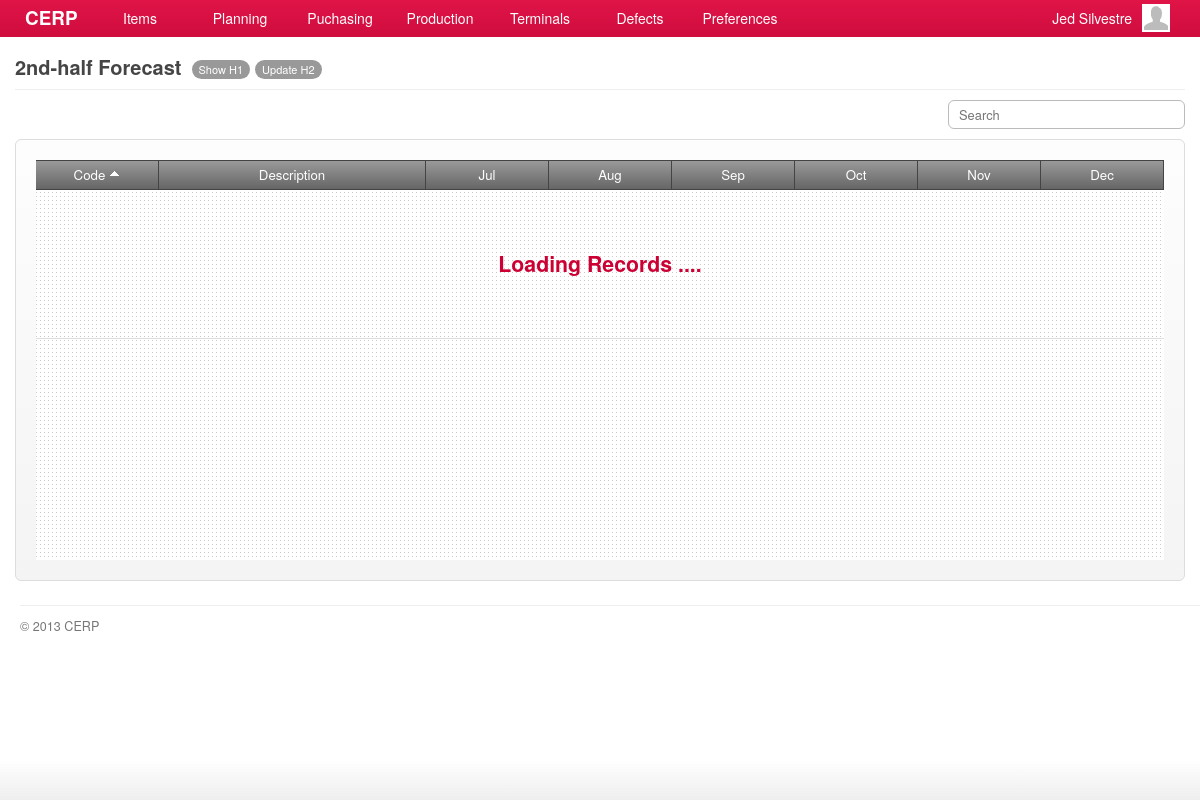
/account/forecast-calendar-h2-show.php (signed in), run on the app's committed database.
### tables this page shows
CREATE TABLE `capabilities` (
  `id` int(11) NOT NULL AUTO_INCREMENT,
  `title` varchar(45) DEFAULT NULL,
  `name` varchar(45) DEFAULT NULL,
  `capability` varchar(45) DEFAULT NULL,
  `url` varchar(45) DEFAULT NULL,
  `parent` int(11) DEFAULT NULL,
  PRIMARY KEY (`id`)
);

### include/general.class.php (called while the page is built, shortened)
<?php
require('database.class.php');
require('capabilities.class.php');
require('role.class.php');
$DB				= new MySQL;
  $DB->database	= "cerpdb";
  $DB->username	= "cerpuser";
  $DB->password	= "cerpuser";
  $DB->hostname	= "localhost";
$Capabilities	= new Capabilities($DB);
$Signed			= $_SESSION['user'];
$Role		= new Role($DB, $Signed['id']);
?>

### include/role.class.php (called while the page is built, shortened)
<?php
class Role
{
	private $DB;
	private $user_id;
	function Role($db, $uid) {
  	$this->DB = $db;
		$this->user_id = $uid;
  }
	function isCapableByName($cap_name) {
		foreach ($this->getUserRoles() as $user_role) {
			$result = $this->DB->Find('role_capabilities', array(
						  			'columns' 		=> 'role_capabilities.*',
						  			'joins' => 'INNER JOIN capabilities ON capabilities.id = role_capabilities.capability_id',
						  	    'conditions' 	=> 'capabilities.capability="'. $cap_name .'" AND role_id='. $user_role['role_id']));
			if(isset($result)) {
				return TRUE;
			}
		}
	}
	function getUserRoles() {
		$result = $this->DB->Get('user_roles', array(
						  			'columns' 		=> 'user_roles.role_id, roles.name',
						  			'joins' => 'INNER JOIN roles ON roles.id = user_roles.role_id',
						  	    'conditions' 	=> 'user_roles.user_id='. $this->user_id));
		if(isset($result)) {
			return $result;
		}
	}
}

### include/database.class.php (called while the page is built, shortened)
<?php
class MySQL {
  public $username	= "cerpuser";
  public $password	= "cerpuser";
  public $hostname	= "localhost";
  public function Connect() {
    $conn = mysql_connect($this->hostname, $this->username, $this->password) or die("<br/><span class='notice'><p class='error'><strong>ERROR!</strong> Unable to connect to MySQL! </p></span>");
    return $conn;
  }
  public function Query($sql) {
  	$conn = $this->Connect();
    $result = mysql_query($sql, $conn);
	return $result;
  }
	function Find($table, $args='') {
  	if (isset($args)) {
  	  $args['columns'] = (isset($args['columns']) ? $args['columns'] : '*');
  	  $args['joins'] = (isset($args['joins']) ? $args['joins'] : '');
	 	 	$args['conditions'] = ($args['conditions'] == '' ? '' : 'where '.$args['conditions']);
		}
		$sql = "SELECT ".$args['columns']." FROM ".$table." ".$args['joins']." ".$args['conditions'];
		$row = $this->IsEmpty($this->Query($sql));
		return mysql_fetch_array($row);
  }
  function Get($table, $args='') {
  	if (isset($args)) {
  	  $args['columns'] = (isset($args['columns']) ? $args['columns'] : '*');
  	  $args['joins'] = (isset($args['joins']) ? $args['joins'] : '');
		  $args['conditions'] = ($args['conditions'] == '' ? '' : 'WHERE '.$args['conditions']);
  	  $args['order'] = (isset($args['order']) ? ' ORDER BY '.$args['order'] : '');
  	  $args['limit'] = (isset($args['limit']) ? ' LIMIT '.$args['limit'] : '');
  	  $args['group'] = (isset($args['group']) ? ' GROUP BY '.$args['group'] : '');
		}
		$data = array();
		$sql = "SELECT ".$args['columns']." FROM ".$table." ".$args['joins']." ".$args['conditions']." ".$args['group']." ".$args['order']." ".$args['limit'];
		$result = $this->IsEmpty($this->Query($sql));
		if(!empty($result)) {
	      while ($row = mysql_fetch_array($result)) {
	        $data[] = $row;
	      }
		}
		return $data;
  }
  private function IsEmpty($result) {
    if(mysql_num_rows($result) > 0) return $result;
    return null;
  }
}

### include/capabilities.class.php (called while the page is built, shortened)
<?php
class Capabilities {
  private $DB;
	public $All;
	function Capabilities($db) {
		$this->DB = $db;
		$this->GetCapabilities();
	}
  function GetTitle() {
    global $capability_key;
	return $this->All[$capability_key]['title'];
  }
	function GetCapabilities() {
		$capabilities = $this->DB->Get('capabilities', array(
					  			'columns' 		=> 'id, capability, title, name, parent, url',
					  	    'conditions' 	=> 'parent IS NOT null ORDER BY parent'));
		$all = array();
		foreach ($capabilities as $cap) {
			$all[$cap['capability']] = array('title' => $cap['title'],'name' => $cap['name'], 'url' => $cap['url'], 'parent' => $cap['parent']);
		}
		$this->All = $all;
	}
}

### account/forecast-calendar-h2-show.php (the view, shortened to what this page needs)
<?php
  $capability_key = 'show_forecast_calendar_h2';
  require('header.php');
	$allowed = $Role->isCapableByName($capability_key);
	if(!$allowed) {
		require('inaccessible.php');
	}else{
?>
	<div id="page">
		<div id="page-title">
    	<h2>
      	<span class="title"><?php echo $Capabilities->GetTitle(); ?></span>
        <?php
				  echo '<a href="'.$Capabilities->All['show_forecast_calendar_h1']['url'].'" class="nav">'.$Capabilities->All['show_forecast_calendar_h1']['name'].'</a>';
				  echo '<a href="'.$Capabilities->All['edit_forecast_calendar_h2']['url'].'" class="nav">'.$Capabilities->All['edit_forecast_calendar_h2']['name'].'</a>';
				?>
      </h2>
		</div>
    <div id="content">
      <div class="search">
        <input type="text" id="keyword" name="keyword" class="keyword" placeholder="Search" />
      </div>
      <form id="form-name" action="<?php host($Capabilities->GetUrl()) ?>" method="POST" class="form-container">
				<div id="grid-products" class="grid jq-grid" style="min-height:400px;">
	        <table cellspacing="0" cellpadding="0">
	          <thead>
	            <tr>
	              <td width="110" class="border-right text-center"><a class="sort default active up" column="code">Code</a></td>
              	<td class="border-right text-center"><a class="sort" column="description">Description</a></td>
	              <td width="110" class="border-right text-center"><a>Jul</a></td>
	              <td width="110" class="border-right text-center"><a>Aug</a></td>
	              <td width="110" class="border-right text-center"><a>Sep</a></td>
	              <td width="110" class="border-right text-center"><a>Oct</a></td>
	              <td width="110" class="border-right text-center"><a>Nov</a></td>
	              <td width="110" class="border-right text-center"><a>Dec</a></td>
	            </tr>
	          </thead>
	          <tbody></tbody>
	        </table>
	      </div>
      </form>
		</div>
	</div>
<?php }
require('footer.php'); ?>

### stylesheets/main.css (style rules this page uses)
*, html, body { margin:0;padding:0; }
html { font-size: 100%; -webkit-text-size-adjust: 100%; -ms-text-size-adjust: 100%; }
body { margin: 0; font-family:"Helvetica Neue", Helvetica, Arial, sans-serif; font-size:14px; line-height:20px; color:#454545; background-color:#ffffff; }
h1, h2, h3, h4 { padding:0 0 5px; margin:0 0 10px; }
h2 { font-size:20px; }
#page { background-color:#ffffff; font-size:95%; }
#content { padding:0 15px; min-height: 500px; }
#page-title { margin:0 15px 10px; padding:57px 0 0; border-bottom:solid 1px #eeeeee; }
#page-title h2 { margin:0; padding:0 0 10px; }
#page-title h2 .title { float:left; padding-right:5px; }
#page-title h2 .nav { float:left; display:block; margin:3px 0 0 5px; padding:4px 7px; background-color:#999999; color:#ffffff; font-weight:normal; font-size:11px; line-height:11px; cursor:pointer; -webkit-border-radius:12px; -moz-border-radius:12px; border-radius:12px; }
.border-right { border-right:solid 1px #dddddd; }
.text-center { text-align:center; }

### stylesheets/form.css (style rules this page uses)
form { margin:0 0 10px; }
form table tr th, form table tr td { padding:2px 0; }
.form-container { padding:20px; border:solid 1px #dddddd; background-color:#f9f9f9; background-image:-moz-linear-gradient(top, #fdfdfd, #f4f4f4); background-image:-webkit-gradient(linear, 0 0, 0 100%, from(#fdfdfd), to(#f4f4f4)); background-image:-webkit-linear-gradient(top, #fdfdfd, #f4f4f4); background-image:-o-linear-gradient(top, #fdfdfd, #f4f4f4); background-image:linear-gradient(to bottom, #fdfdfd, #f4f4f4); -webkit-border-radius:6px; -moz-border-radius:6px; border-radius:6px; }
input, textarea, select { padding:4px 5px; border:solid 1px #bbbbbb; color:#222222; font-size:97%; font-family:"Helvetica Neue", Helvetica, Arial, sans-serif; -webkit-border-radius:3px; -moz-border-radius:3px; border-radius:3px; }

### stylesheets/grid.css (style rules this page uses)
.grid { min-width:750px; overflow-x:scroll; background:#ffffff url('../images/bg-dotted.png') repeat left top; }
.grid table { margin:0; padding:0; width:100%; }
.grid table thead tr td { padding:4px 6px; border-top:solid 1px #444444; border-bottom:solid 1px #444444; background-color:#666666; background-image:-moz-linear-gradient(top, #999999, #666666); background-image:-webkit-gradient(linear, 0 0, 0 100%, from(#999999), to(#666666)); background-image:-webkit-linear-gradient(top, #999999, #666666); background-image:-o-linear-gradient(top, #999999, #666666); background-image:linear-gradient(to bottom, #999999, #666666); color:#ffffff; font-weight:normal; }
.grid table thead tr td.border-right { border-color:#444444; }
.grid table thead tr td a { color:#ffffff; }
.grid table thead tr td a.sort { padding:0 0 0 0; }
.grid table thead tr td a.sort.active { padding:0 15px 0 0; background:url('../images/icons/icon-sort-down.png') no-repeat right 3px; }
.grid table thead tr td a.sort.active.up { background:url('../images/icons/icon-sort-up.png') no-repeat right 4px; }
.search { margin:0 0 10px; text-align:right; }
.search input { padding-left:10px; width:220px; -webkit-border-radius:6px; -moz-border-radius:6px; border-radius:6px; }

### data on the page
capabilities: title "2nd-half Forecast"
capabilities: name "Show H1"
capabilities: name "Update H2"

### other printed values
$Signed['first_name'] "Jed"
$Signed['last_name'] "Silvestre"
